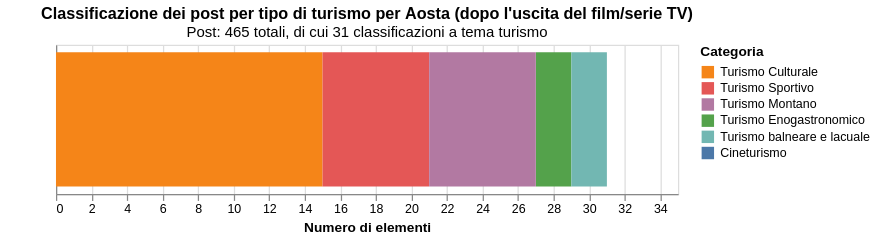

This figure's Vega-Lite source:
### Vega-Lite specification from a JSON file in a GitHub repository (floating-point values rounded to 4 significant figures)
{"config": {"view": {"continuousWidth": 300, "continuousHeight": 300}}, "data": {"name": "data-62f57f6a29c01668a53e0302fa5769b3"}, "mark": {"type": "bar"}, "encoding": {"color": {"field": "Categoria", "scale": {"domain": ["Turismo Culturale", "Turismo Sportivo", "Turismo Montano", "Turismo Enogastronomico", "Turismo balneare e lacuale", "Cineturismo"], "range": ["#F58518", "#E45756", "#B279A2", "#54A24B", "#72B7B2", "#4C78A8"]}, "title": "Categoria", "type": "nominal"}, "order": {"field": "N_categoria", "sort": "descending", "type": "quantitative"}, "tooltip": [{"field": "Location", "type": "nominal"}, {"field": "Categoria", "type": "nominal"}, {"field": "N_categoria", "title": "N", "type": "quantitative"}, {"field": "Percentuale", "format": ".1f", "title": "% sulla location", "type": "quantitative"}], "x": {"axis": {"format": "d"}, "field": "N_categoria", "stack": "zero", "title": "Numero di elementi", "type": "quantitative"}, "y": {"axis": {"labels": false, "minExtent": 40, "ticks": false}, "field": "Location", "title": null, "type": "nominal"}}, "height": 120, "title": {"text": "Classificazione dei post per tipo di turismo per Aosta (dopo l'uscita del film/serie TV)", "subtitle": "Post: 465 totali, di cui 31 classificazioni a tema turismo"}, "width": 500, "$schema": "https://vega.github.io/schema/vega-lite/v5.20.1.json", "datasets": {"data-62f57f6a29c01668a53e0302fa5769b3": [{"Location": "Aosta", "Categoria": "Cineturismo", "Percentuale": 0.0, "Tipo": "Post", "N_totale": 465, "N_categoria": 0}, {"Location": "Aosta", "Categoria": "Turismo Culturale", "Percentuale": 3.226, "Tipo": "Post", "N_totale": 465, "N_categoria": 15}, {"Location": "Aosta", "Categoria": "Turismo Enogastronomico", "Percentuale": 0.4301, "Tipo": "Post", "N_totale": 465, "N_categoria": 2}, {"Location": "Aosta", "Categoria": "Turismo Sportivo", "Percentuale": 1.29, "Tipo": "Post", "N_totale": 465, "N_categoria": 6}, {"Location": "Aosta", "Categoria": "Turismo balneare e lacuale", "Percentuale": 0.4301, "Tipo": "Post", "N_totale": 465, "N_categoria": 2}, {"Location": "Aosta", "Categoria": "Turismo Montano", "Percentuale": 1.29, "Tipo": "Post", "N_totale": 465, "N_categoria": 6}]}}
